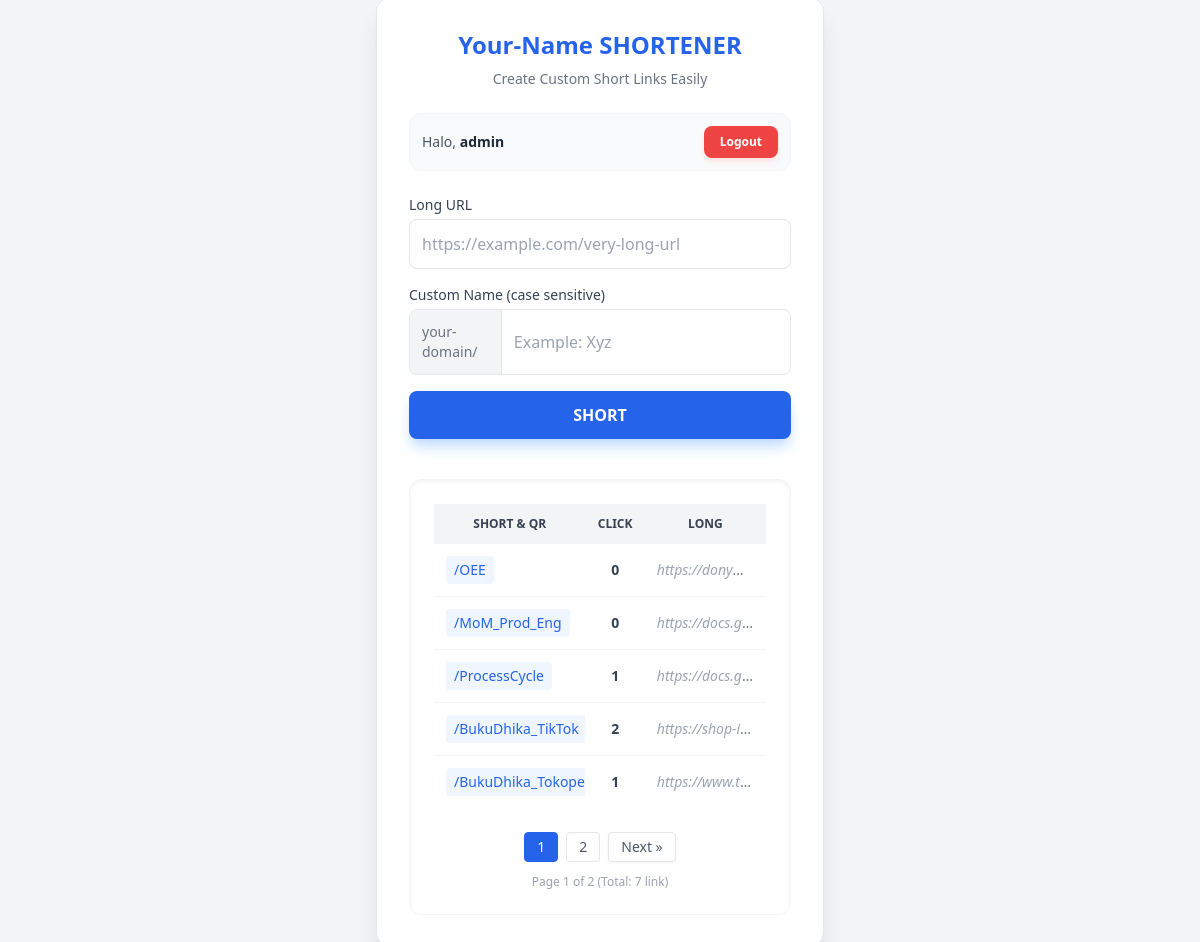
/index.php (signed in), run on the app's committed database.
### tables this page shows
CREATE TABLE `urls` (
  `id` int(11) NOT NULL,
  `long_url` text NOT NULL,
  `short_code` varchar(50) NOT NULL,
  `clicks` int(11) DEFAULT 0,
  `created_at` timestamp NOT NULL DEFAULT current_timestamp(),
  `qr_path` varchar(255) DEFAULT NULL
);

### index.php (the view, shortened to what this page needs)
<?php
require_once 'config.php';
$short_url_result = "";
$qr_image_path = "";
$limit = 5;
$page = isset($_GET['p']) ? (int)$_GET['p'] : 1;
$offset = ($page > 1) ? ($page * $limit) - $limit : 0;
$total_results = mysqli_query($conn, "SELECT COUNT(*) AS total FROM urls");
$total_data = mysqli_fetch_assoc($total_results)['total'];
$total_pages = ceil($total_data / $limit);
$res = mysqli_query($conn, "SELECT * FROM urls ORDER BY created_at DESC LIMIT $offset, $limit");
?>
<!DOCTYPE html>
<html lang="id">
<head>
    <script src="https://cdn.tailwindcss.com"></script>
</head>
<body class="bg-gray-100 h-screen flex items-center justify-center">
    <div class="bg-white p-8 rounded-2xl shadow-xl w-full max-w-md border border-gray-200">
        <h1 class="text-2xl font-bold text-center text-blue-600 mb-2">Your-Name SHORTENER</h1>
        <p class="text-gray-500 text-center text-sm mb-6">Create Custom Short Links Easily</p>
        <div class="flex justify-between items-center mb-6 bg-gray-50 p-3 rounded-xl border border-gray-100">
            <p class="text-sm text-gray-600">Halo, <span class="font-bold text-gray-800"><?= $_SESSION['username'] ?></span></p>
            <a href="?logout=true" class="text-xs bg-red-500 text-white px-4 py-2 rounded-lg font-bold hover:bg-red-600 transition shadow-md shadow-red-100">Logout</a>
        </div>
        <?php if ($short_url_result): ?>
            <div class="bg-green-50 p-4 rounded-lg border border-green-200 text-center">
                <p class="text-green-700 font-semibold mb-2">Success! This is your link:</p>
                <input type="text" id="resultLink" value="<?php echo $short_url_result; ?>" readonly
                       class="w-full p-2 border rounded bg-white text-center font-mono text-blue-600">
                <?php if (!empty($qr_image_path)): ?>
                        <div class="mt-4 text-center">
                        <img
                        src="<?php echo $qr_image_path; ?>"
                        alt="QR Code"
                        class="mx-auto w-40 h-40 border rounded-lg shadow">
            </div>
        <?php endif; ?>
                <div class="mt-4 flex gap-2">
                    <button onclick="copyToClipboard()" class="flex-1 bg-blue-600 text-white py-2 rounded-lg hover:bg-blue-700 transition">Copy</button>
                    <a href="index.php" class="flex-1 bg-gray-200 text-gray-700 py-2 rounded-lg text-center hover:bg-gray-300">More</a>
                </div>
            </div>
        <?php else: ?>
            <form action="" method="POST" id="shortenForm">
                <div class="mb-4">
                    <label class="block text-sm font-medium text-gray-700 mb-1">Long URL</label>
                    <input type="url" name="long_url" required placeholder="https://example.com/very-long-url"
                           class="w-full p-3 border rounded-lg focus:ring-2 focus:ring-blue-400 outline-none">
                </div>
                <div class="mb-4">
                    <label class="block text-sm font-medium text-gray-700 mb-1">Custom Name (case sensitive)</label>
                    <div class="flex items-center border rounded-lg overflow-hidden focus-within:ring-2 focus-within:ring-blue-400">
                        <span class="bg-gray-100 px-3 py-3 text-gray-500 border-r text-sm">your-domain/</span>
                        <input type="text" name="short_code" id="short_code" required placeholder="Example: Xyz"
                               class="w-full p-3 outline-none">
                    </div>
                </div>
                <button type="submit" id="btnSubmit" class="w-full bg-blue-600 text-white py-3 rounded-lg font-bold hover:bg-blue-700 transition shadow-lg shadow-blue-200">
                    SHORT
                </button>
            </form>
            <div class="mt-10 bg-white p-6 rounded-xl shadow-inner border border-gray-100">
                <div class="overflow-x-auto">
                    <table class="w-full text-sm text-left text-gray-500">
                        <thead class="text-xs text-gray-700 uppercase bg-gray-100">
                            <tr>
                                <th class="px-3 py-3 text-center">Short & QR</th>
                                <th class="px-3 py-3 text-center">Click</th>
                                <th class="px-3 py-3 text-center">Long</th>
                            </tr>
                        </thead>
                        <tbody class="divide-y divide-gray-100">
                            <?php if (mysqli_num_rows($res) > 0): ?>
                                <?php while($row = mysqli_fetch_assoc($res)): ?>
                                <tr class="hover:bg-gray-50 transition">
                                    <td class="px-3 py-3 font-medium text-blue-600 truncate max-w-[150px]">
                                        <button onclick="openQRModal('<?php echo $row['qr_path']; ?>', '<?php echo $row['short_code']; ?>')"
                                                class="bg-blue-50 hover:bg-blue-100 px-2 py-1 rounded transition" title="Click to view QR">/<?= $row['short_code'] ?>
                                        </button>
                                    </td>
                                    <td class="px-3 py-3 text-center">
                                        <span class="font-bold text-gray-700"><?= $row['clicks'] ?></span>
                                    </td>
                                    <td class="px-3 py-3 truncate max-w-[120px]">
                                        <a href="<?= $row['long_url'] ?>" target="_blank" class="hover:underline text-gray-400 italic">
                                            <?= $row['long_url'] ?>
                                        </a>
                                    </td>
                                </tr>
                                <?php endwhile; ?>
                            <?php else: ?>
                                <tr><td colspan="3" class="text-center py-4">No data available.</td></tr>
                            <?php endif; ?>
                        </tbody>
                    </table>
                </div>
                <?php if ($total_pages > 1): ?>
                <div class="mt-6 flex justify-center gap-2">
                    <?php for($i = 1; $i <= $total_pages; $i++): ?>
                        <a href="?p=<?= $i ?>" class="px-3 py-1 border rounded text-sm <?= ($i == $page) ? 'bg-blue-600 text-white border-blue-600' : 'bg-white text-gray-600 hover:bg-gray-50' ?>">
                            <?= $i ?>
                        </a>
                    <?php endfor; ?>
                    <?php if($page < $total_pages): ?>
                        <a href="?p=<?= $page + 1 ?>" class="px-3 py-1 bg-white border rounded shadow-sm hover:bg-gray-50 text-gray-600 text-sm">Next &raquo;</a>
                    <?php endif; ?>
                </div>
                <p class="text-center text-xs text-gray-400 mt-3">Page <?= $page ?> of <?= $total_pages ?> (Total: <?= $total_data ?> link)</p>
                <?php endif; ?>
            </div>
        <?php endif; ?>
    </div>
</body>
</html>

### data on the page
urls: short_code "OEE", clicks "0", long_url "https://dony…"
urls: short_code "MoM_Prod_Eng", clicks "0", long_url "https://docs.g…"
urls: short_code "ProcessCycle", clicks "1", long_url "https://docs.g…"
urls: short_code "BukuDhika_Tik…", clicks "2", long_url "https://shop-i…"
urls: short_code "BukuDhika_Tok…", clicks "1", long_url "https://www.t…"

### other printed values
$_SESSION['username'] "admin"
$page "1"
$total_pages "2"
$total_data "7"
